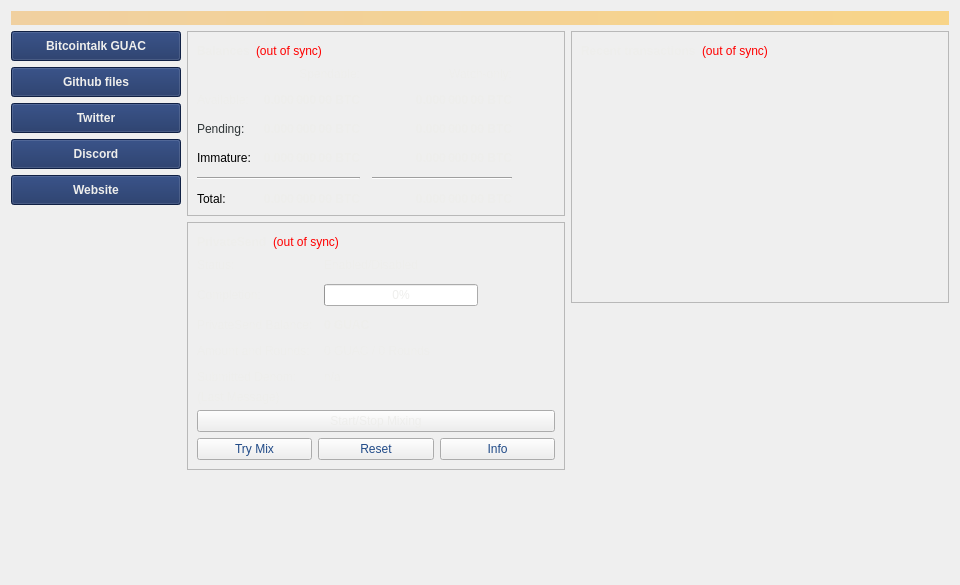
<?xml version="1.0" encoding="UTF-8"?>
<ui version="4.0">
 <class>OverviewPage</class>
 <widget class="QWidget" name="OverviewPage">
  <property name="geometry">
   <rect>
    <x>0</x>
    <y>0</y>
    <width>960</width>
    <height>585</height>
   </rect>
  </property>
  <property name="minimumSize">
   <size>
    <width>960</width>
    <height>0</height>
   </size>
  </property>
  <property name="windowTitle">
   <string>Form</string>
  </property>
  <property name="styleSheet">
   <string notr="true">color: rgb(238, 238, 236);</string>
  </property>
  <layout class="QVBoxLayout" name="topLayout">
   <item>
    <widget class="QLabel" name="labelAlerts">
     <property name="visible">
      <bool>false</bool>
     </property>
     <property name="styleSheet">
      <string notr="true">QLabel { background-color: qlineargradient(x1: 0, y1: 0, x2: 1, y2: 0, stop:0 #F0D0A0, stop:1 #F8D488); color:#000000; }</string>
     </property>
     <property name="wordWrap">
      <bool>true</bool>
     </property>
     <property name="margin">
      <number>3</number>
     </property>
     <property name="textInteractionFlags">
      <set>Qt::TextSelectableByMouse</set>
     </property>
    </widget>
   </item>
   <item>
    <layout class="QHBoxLayout" name="horizontalLayout" stretch="0,1,1">
     <item>
      <layout class="QFormLayout" name="formLayout">
       <property name="rightMargin">
        <number>0</number>
       </property>
       <item row="0" column="0">
        <widget class="QPushButton" name="pushButton">
         <property name="minimumSize">
          <size>
           <width>170</width>
           <height>30</height>
          </size>
         </property>
         <property name="maximumSize">
          <size>
           <width>180</width>
           <height>30</height>
          </size>
         </property>
         <property name="font">
          <font>
           <weight>75</weight>
           <bold>true</bold>
          </font>
         </property>
         <property name="styleSheet">
          <string notr="true">background-color: rgb(22, 45, 95);
border-color: rgb(60, 107, 211);</string>
         </property>
         <property name="text">
          <string>Bitcointalk GUAC</string>
         </property>
        </widget>
       </item>
       <item row="1" column="0">
        <widget class="QPushButton" name="pushButton_2">
         <property name="minimumSize">
          <size>
           <width>170</width>
           <height>30</height>
          </size>
         </property>
         <property name="maximumSize">
          <size>
           <width>180</width>
           <height>30</height>
          </size>
         </property>
         <property name="font">
          <font>
           <weight>75</weight>
           <bold>true</bold>
          </font>
         </property>
         <property name="styleSheet">
          <string notr="true">background-color: rgb(22, 45, 95);
border-color: rgb(60, 107, 211);</string>
         </property>
         <property name="text">
          <string>Github files</string>
         </property>
        </widget>
       </item>
       <item row="2" column="0">
        <widget class="QPushButton" name="pushButton_3">
         <property name="minimumSize">
          <size>
           <width>170</width>
           <height>30</height>
          </size>
         </property>
         <property name="maximumSize">
          <size>
           <width>180</width>
           <height>30</height>
          </size>
         </property>
         <property name="font">
          <font>
           <weight>75</weight>
           <bold>true</bold>
          </font>
         </property>
         <property name="styleSheet">
          <string notr="true">background-color: rgb(22, 45, 95);
border-color: rgb(60, 107, 211);</string>
         </property>
         <property name="text">
          <string>Twitter</string>
         </property>
        </widget>
       </item>
       <item row="3" column="0">
        <widget class="QPushButton" name="pushButton_4">
         <property name="minimumSize">
          <size>
           <width>170</width>
           <height>30</height>
          </size>
         </property>
         <property name="maximumSize">
          <size>
           <width>170</width>
           <height>30</height>
          </size>
         </property>
         <property name="font">
          <font>
           <weight>75</weight>
           <bold>true</bold>
          </font>
         </property>
         <property name="styleSheet">
          <string notr="true">background-color: rgb(22, 45, 95);
border-color: rgb(60, 107, 211);</string>
         </property>
         <property name="text">
          <string>Discord</string>
         </property>
        </widget>
       </item>
       <item row="4" column="0">
        <widget class="QPushButton" name="pushButton_5">
         <property name="minimumSize">
          <size>
           <width>170</width>
           <height>30</height>
          </size>
         </property>
         <property name="maximumSize">
          <size>
           <width>170</width>
           <height>30</height>
          </size>
         </property>
         <property name="font">
          <font>
           <weight>75</weight>
           <bold>true</bold>
          </font>
         </property>
         <property name="styleSheet">
          <string notr="true">background-color: rgb(22, 45, 95);
border-color: rgb(60, 107, 211);</string>
         </property>
         <property name="text">
          <string>Website</string>
         </property>
        </widget>
       </item>
      </layout>
     </item>
     <item>
      <layout class="QVBoxLayout" name="verticalLayout_2">
       <item>
        <widget class="QFrame" name="frame">
         <property name="frameShape">
          <enum>QFrame::StyledPanel</enum>
         </property>
         <property name="frameShadow">
          <enum>QFrame::Raised</enum>
         </property>
         <layout class="QVBoxLayout" name="verticalLayout_4">
          <item>
           <layout class="QHBoxLayout" name="horizontalLayout_4">
            <item>
             <widget class="QLabel" name="label_5">
              <property name="font">
               <font>
                <weight>75</weight>
                <bold>true</bold>
               </font>
              </property>
              <property name="text">
               <string>Balances</string>
              </property>
             </widget>
            </item>
            <item>
             <widget class="QLabel" name="labelWalletStatus">
              <property name="toolTip">
               <string>The displayed information may be out of date. Your wallet automatically synchronizes with the GuardChain network after a connection is established, but this process has not completed yet.</string>
              </property>
              <property name="styleSheet">
               <string notr="true">QLabel { color: red; }</string>
              </property>
              <property name="text">
               <string notr="true">(out of sync)</string>
              </property>
              <property name="alignment">
               <set>Qt::AlignLeading|Qt::AlignLeft|Qt::AlignVCenter</set>
              </property>
             </widget>
            </item>
            <item>
             <spacer name="horizontalSpacer_3">
              <property name="orientation">
               <enum>Qt::Horizontal</enum>
              </property>
              <property name="sizeHint" stdset="0">
               <size>
                <width>40</width>
                <height>20</height>
               </size>
              </property>
             </spacer>
            </item>
           </layout>
          </item>
          <item>
           <layout class="QGridLayout" name="gridLayout">
            <property name="spacing">
             <number>12</number>
            </property>
            <item row="2" column="2">
             <widget class="QLabel" name="labelWatchPending">
              <property name="font">
               <font>
                <weight>75</weight>
                <bold>true</bold>
               </font>
              </property>
              <property name="cursor">
               <cursorShape>IBeamCursor</cursorShape>
              </property>
              <property name="toolTip">
               <string>Unconfirmed transactions to watch-only addresses</string>
              </property>
              <property name="text">
               <string notr="true">0.000 000 00 BTC</string>
              </property>
              <property name="alignment">
               <set>Qt::AlignRight|Qt::AlignTrailing|Qt::AlignVCenter</set>
              </property>
              <property name="textInteractionFlags">
               <set>Qt::LinksAccessibleByMouse|Qt::TextSelectableByKeyboard|Qt::TextSelectableByMouse</set>
              </property>
             </widget>
            </item>
            <item row="2" column="1">
             <widget class="QLabel" name="labelUnconfirmed">
              <property name="font">
               <font>
                <weight>75</weight>
                <bold>true</bold>
               </font>
              </property>
              <property name="cursor">
               <cursorShape>IBeamCursor</cursorShape>
              </property>
              <property name="toolTip">
               <string>Total of transactions that have yet to be confirmed, and do not yet count toward the spendable balance</string>
              </property>
              <property name="text">
               <string notr="true">0.000 000 00 BTC</string>
              </property>
              <property name="alignment">
               <set>Qt::AlignRight|Qt::AlignTrailing|Qt::AlignVCenter</set>
              </property>
              <property name="textInteractionFlags">
               <set>Qt::LinksAccessibleByMouse|Qt::TextSelectableByKeyboard|Qt::TextSelectableByMouse</set>
              </property>
             </widget>
            </item>
            <item row="3" column="2">
             <widget class="QLabel" name="labelWatchImmature">
              <property name="font">
               <font>
                <weight>75</weight>
                <bold>true</bold>
               </font>
              </property>
              <property name="cursor">
               <cursorShape>IBeamCursor</cursorShape>
              </property>
              <property name="toolTip">
               <string>Mined balance in watch-only addresses that has not yet matured</string>
              </property>
              <property name="text">
               <string notr="true">0.000 000 00 BTC</string>
              </property>
              <property name="alignment">
               <set>Qt::AlignRight|Qt::AlignTrailing|Qt::AlignVCenter</set>
              </property>
              <property name="textInteractionFlags">
               <set>Qt::LinksAccessibleByMouse|Qt::TextSelectableByKeyboard|Qt::TextSelectableByMouse</set>
              </property>
             </widget>
            </item>
            <item row="4" column="0" colspan="2">
             <widget class="Line" name="lineSpendableBalance">
              <property name="orientation">
               <enum>Qt::Horizontal</enum>
              </property>
             </widget>
            </item>
            <item row="4" column="2">
             <widget class="Line" name="lineWatchBalance">
              <property name="sizePolicy">
               <sizepolicy hsizetype="Preferred" vsizetype="Fixed">
                <horstretch>0</horstretch>
                <verstretch>0</verstretch>
               </sizepolicy>
              </property>
              <property name="minimumSize">
               <size>
                <width>140</width>
                <height>0</height>
               </size>
              </property>
              <property name="orientation">
               <enum>Qt::Horizontal</enum>
              </property>
             </widget>
            </item>
            <item row="5" column="0">
             <widget class="QLabel" name="labelTotalText">
              <property name="styleSheet">
               <string notr="true">color: rgb(0, 0, 0);</string>
              </property>
              <property name="text">
               <string>Total:</string>
              </property>
             </widget>
            </item>
            <item row="3" column="1">
             <widget class="QLabel" name="labelImmature">
              <property name="font">
               <font>
                <weight>75</weight>
                <bold>true</bold>
               </font>
              </property>
              <property name="cursor">
               <cursorShape>IBeamCursor</cursorShape>
              </property>
              <property name="toolTip">
               <string>Mined balance that has not yet matured</string>
              </property>
              <property name="text">
               <string notr="true">0.000 000 00 BTC</string>
              </property>
              <property name="alignment">
               <set>Qt::AlignRight|Qt::AlignTrailing|Qt::AlignVCenter</set>
              </property>
              <property name="textInteractionFlags">
               <set>Qt::LinksAccessibleByMouse|Qt::TextSelectableByKeyboard|Qt::TextSelectableByMouse</set>
              </property>
             </widget>
            </item>
            <item row="2" column="3">
             <spacer name="horizontalSpacer_2">
              <property name="orientation">
               <enum>Qt::Horizontal</enum>
              </property>
              <property name="sizeHint" stdset="0">
               <size>
                <width>40</width>
                <height>20</height>
               </size>
              </property>
             </spacer>
            </item>
            <item row="3" column="0">
             <widget class="QLabel" name="labelImmatureText">
              <property name="styleSheet">
               <string notr="true">color: rgb(0, 0, 0);</string>
              </property>
              <property name="text">
               <string>Immature:</string>
              </property>
             </widget>
            </item>
            <item row="5" column="1">
             <widget class="QLabel" name="labelTotal">
              <property name="font">
               <font>
                <weight>75</weight>
                <bold>true</bold>
               </font>
              </property>
              <property name="cursor">
               <cursorShape>IBeamCursor</cursorShape>
              </property>
              <property name="toolTip">
               <string>Your current total balance</string>
              </property>
              <property name="text">
               <string notr="true">0.000 000 00 BTC</string>
              </property>
              <property name="alignment">
               <set>Qt::AlignRight|Qt::AlignTrailing|Qt::AlignVCenter</set>
              </property>
              <property name="textInteractionFlags">
               <set>Qt::LinksAccessibleByMouse|Qt::TextSelectableByKeyboard|Qt::TextSelectableByMouse</set>
              </property>
             </widget>
            </item>
            <item row="5" column="2">
             <widget class="QLabel" name="labelWatchTotal">
              <property name="font">
               <font>
                <weight>75</weight>
                <bold>true</bold>
               </font>
              </property>
              <property name="cursor">
               <cursorShape>IBeamCursor</cursorShape>
              </property>
              <property name="toolTip">
               <string>Current total balance in watch-only addresses</string>
              </property>
              <property name="text">
               <string notr="true">0.000 000 00 BTC</string>
              </property>
              <property name="alignment">
               <set>Qt::AlignRight|Qt::AlignTrailing|Qt::AlignVCenter</set>
              </property>
              <property name="textInteractionFlags">
               <set>Qt::LinksAccessibleByMouse|Qt::TextSelectableByKeyboard|Qt::TextSelectableByMouse</set>
              </property>
             </widget>
            </item>
            <item row="0" column="2">
             <widget class="QLabel" name="labelWatchonly">
              <property name="text">
               <string>Watch-only:</string>
              </property>
              <property name="alignment">
               <set>Qt::AlignRight|Qt::AlignTrailing|Qt::AlignVCenter</set>
              </property>
             </widget>
            </item>
            <item row="1" column="0">
             <widget class="QLabel" name="labelBalanceText">
              <property name="text">
               <string>Available:</string>
              </property>
             </widget>
            </item>
            <item row="1" column="1">
             <widget class="QLabel" name="labelBalance">
              <property name="font">
               <font>
                <weight>75</weight>
                <bold>true</bold>
               </font>
              </property>
              <property name="cursor">
               <cursorShape>IBeamCursor</cursorShape>
              </property>
              <property name="toolTip">
               <string>Your current spendable balance</string>
              </property>
              <property name="text">
               <string notr="true">0.000 000 00 BTC</string>
              </property>
              <property name="alignment">
               <set>Qt::AlignRight|Qt::AlignTrailing|Qt::AlignVCenter</set>
              </property>
              <property name="textInteractionFlags">
               <set>Qt::LinksAccessibleByMouse|Qt::TextSelectableByKeyboard|Qt::TextSelectableByMouse</set>
              </property>
             </widget>
            </item>
            <item row="1" column="2">
             <widget class="QLabel" name="labelWatchAvailable">
              <property name="font">
               <font>
                <weight>75</weight>
                <bold>true</bold>
               </font>
              </property>
              <property name="cursor">
               <cursorShape>IBeamCursor</cursorShape>
              </property>
              <property name="toolTip">
               <string>Your current balance in watch-only addresses</string>
              </property>
              <property name="text">
               <string notr="true">0.000 000 00 BTC</string>
              </property>
              <property name="alignment">
               <set>Qt::AlignRight|Qt::AlignTrailing|Qt::AlignVCenter</set>
              </property>
              <property name="textInteractionFlags">
               <set>Qt::LinksAccessibleByMouse|Qt::TextSelectableByKeyboard|Qt::TextSelectableByMouse</set>
              </property>
             </widget>
            </item>
            <item row="2" column="0">
             <widget class="QLabel" name="labelPendingText">
              <property name="styleSheet">
               <string notr="true">color: rgb(46, 52, 54);</string>
              </property>
              <property name="text">
               <string>Pending:</string>
              </property>
             </widget>
            </item>
            <item row="0" column="1">
             <widget class="QLabel" name="labelSpendable">
              <property name="text">
               <string>Spendable:</string>
              </property>
              <property name="alignment">
               <set>Qt::AlignRight|Qt::AlignTrailing|Qt::AlignVCenter</set>
              </property>
             </widget>
            </item>
           </layout>
          </item>
         </layout>
        </widget>
       </item>
       <item>
        <widget class="QFrame" name="framePrivateSend">
         <property name="layoutDirection">
          <enum>Qt::LeftToRight</enum>
         </property>
         <property name="frameShape">
          <enum>QFrame::StyledPanel</enum>
         </property>
         <property name="frameShadow">
          <enum>QFrame::Raised</enum>
         </property>
         <layout class="QVBoxLayout" name="VerticalLayout_PS1">
          <item>
           <layout class="QHBoxLayout" name="horizontalLayout_5">
            <item>
             <widget class="QLabel" name="labelPrivateSendHeader">
              <property name="font">
               <font>
                <weight>75</weight>
                <bold>true</bold>
               </font>
              </property>
              <property name="text">
               <string>PrivateSend</string>
              </property>
             </widget>
            </item>
            <item>
             <widget class="QLabel" name="labelPrivateSendSyncStatus">
              <property name="toolTip">
               <string>The displayed information may be out of date. Your wallet automatically synchronizes with the GuardChain network after a connection is established, but this process has not completed yet.</string>
              </property>
              <property name="styleSheet">
               <string notr="true">QLabel { color: red; }</string>
              </property>
              <property name="text">
               <string notr="true">(out of sync)</string>
              </property>
              <property name="alignment">
               <set>Qt::AlignLeading|Qt::AlignLeft|Qt::AlignVCenter</set>
              </property>
             </widget>
            </item>
            <item>
             <spacer name="horizontalSpacer_4">
              <property name="orientation">
               <enum>Qt::Horizontal</enum>
              </property>
              <property name="sizeHint" stdset="0">
               <size>
                <width>40</width>
                <height>20</height>
               </size>
              </property>
             </spacer>
            </item>
           </layout>
          </item>
          <item>
           <layout class="QFormLayout" name="privateSendFormLayout">
            <property name="fieldGrowthPolicy">
             <enum>QFormLayout::AllNonFixedFieldsGrow</enum>
            </property>
            <property name="horizontalSpacing">
             <number>11</number>
            </property>
            <property name="verticalSpacing">
             <number>12</number>
            </property>
            <item row="0" column="0">
             <widget class="QLabel" name="labelPrivateSendEnabledText">
              <property name="text">
               <string>Status:</string>
              </property>
             </widget>
            </item>
            <item row="0" column="1">
             <widget class="QLabel" name="labelPrivateSendEnabled">
              <property name="text">
               <string>Enabled/Disabled</string>
              </property>
             </widget>
            </item>
            <item row="1" column="0">
             <widget class="QLabel" name="labelCompletitionText">
              <property name="text">
               <string>Completion:</string>
              </property>
             </widget>
            </item>
            <item row="1" column="1">
             <widget class="QProgressBar" name="privateSendProgress">
              <property name="maximumSize">
               <size>
                <width>154</width>
                <height>16777215</height>
               </size>
              </property>
              <property name="value">
               <number>0</number>
              </property>
             </widget>
            </item>
            <item row="2" column="0">
             <widget class="QLabel" name="labelAnonymizedText">
              <property name="text">
               <string>PrivateSend Balance:</string>
              </property>
             </widget>
            </item>
            <item row="2" column="1">
             <widget class="QLabel" name="labelAnonymized">
              <property name="font">
               <font>
                <weight>75</weight>
                <bold>true</bold>
               </font>
              </property>
              <property name="text">
               <string notr="true">0 GUAC</string>
              </property>
             </widget>
            </item>
            <item row="3" column="0">
             <widget class="QLabel" name="labelAmountAndRoundsText">
              <property name="text">
               <string>Amount and Rounds:</string>
              </property>
             </widget>
            </item>
            <item row="3" column="1">
             <widget class="QLabel" name="labelAmountRounds">
              <property name="text">
               <string>0 GUAC / 0 Rounds</string>
              </property>
             </widget>
            </item>
            <item row="4" column="0">
             <widget class="QLabel" name="labelSubmittedDenomText">
              <property name="text">
               <string>Submitted Denom:</string>
              </property>
             </widget>
            </item>
            <item row="4" column="1">
             <widget class="QLabel" name="labelSubmittedDenom">
              <property name="toolTip">
               <string>The denominations you submitted to the Masternode.&lt;br&gt;To mix, other users must submit the exact same denominations.</string>
              </property>
              <property name="text">
               <string>n/a</string>
              </property>
             </widget>
            </item>
           </layout>
          </item>
          <item>
           <layout class="QVBoxLayout" name="VerticalLayout_PS">
            <item>
             <widget class="QLabel" name="labelPrivateSendLastMessage">
              <property name="text">
               <string>(Last Message)</string>
              </property>
              <property name="alignment">
               <set>Qt::AlignLeading|Qt::AlignLeft|Qt::AlignTop</set>
              </property>
              <property name="wordWrap">
               <bool>true</bool>
              </property>
             </widget>
            </item>
            <item>
             <widget class="QPushButton" name="togglePrivateSend">
              <property name="sizePolicy">
               <sizepolicy hsizetype="MinimumExpanding" vsizetype="Fixed">
                <horstretch>0</horstretch>
                <verstretch>0</verstretch>
               </sizepolicy>
              </property>
              <property name="styleSheet">
               <string notr="true">border-color: rgb(238, 238, 236);</string>
              </property>
              <property name="text">
               <string>Start/Stop Mixing</string>
              </property>
             </widget>
            </item>
            <item>
             <layout class="QHBoxLayout" name="horizontalLayout_debugbuttons">
              <item>
               <widget class="QPushButton" name="privateSendAuto">
                <property name="sizePolicy">
                 <sizepolicy hsizetype="MinimumExpanding" vsizetype="Fixed">
                  <horstretch>0</horstretch>
                  <verstretch>0</verstretch>
                 </sizepolicy>
                </property>
                <property name="toolTip">
                 <string>Try to manually submit a PrivateSend request.</string>
                </property>
                <property name="styleSheet">
                 <string notr="true">color: rgb(32, 74, 135);
border-color: rgb(238, 238, 236);</string>
                </property>
                <property name="text">
                 <string>Try Mix</string>
                </property>
               </widget>
              </item>
              <item>
               <widget class="QPushButton" name="privateSendReset">
                <property name="sizePolicy">
                 <sizepolicy hsizetype="MinimumExpanding" vsizetype="Fixed">
                  <horstretch>0</horstretch>
                  <verstretch>0</verstretch>
                 </sizepolicy>
                </property>
                <property name="toolTip">
                 <string>Reset the current status of PrivateSend (can interrupt PrivateSend if it's in the process of Mixing, which can cost you money!)</string>
                </property>
                <property name="autoFillBackground">
                 <bool>false</bool>
                </property>
                <property name="styleSheet">
                 <string notr="true">color: rgb(32, 74, 135);
border-color: rgb(238, 238, 236);</string>
                </property>
                <property name="text">
                 <string>Reset</string>
                </property>
               </widget>
              </item>
              <item>
               <widget class="QPushButton" name="privateSendInfo">
                <property name="sizePolicy">
                 <sizepolicy hsizetype="MinimumExpanding" vsizetype="Fixed">
                  <horstretch>0</horstretch>
                  <verstretch>0</verstretch>
                 </sizepolicy>
                </property>
                <property name="toolTip">
                 <string>Information about PrivateSend and Mixing</string>
                </property>
                <property name="styleSheet">
                 <string notr="true">color: rgb(32, 74, 135);
border-color: rgb(238, 238, 236);</string>
                </property>
                <property name="text">
                 <string>Info</string>
                </property>
               </widget>
              </item>
             </layout>
            </item>
           </layout>
          </item>
         </layout>
        </widget>
       </item>
       <item>
        <spacer name="verticalSpacer">
         <property name="orientation">
          <enum>Qt::Vertical</enum>
         </property>
         <property name="sizeHint" stdset="0">
          <size>
           <width>20</width>
           <height>40</height>
          </size>
         </property>
        </spacer>
       </item>
      </layout>
     </item>
     <item>
      <layout class="QVBoxLayout" name="verticalLayout_3">
       <item>
        <widget class="QFrame" name="frame_2">
         <property name="frameShape">
          <enum>QFrame::StyledPanel</enum>
         </property>
         <property name="frameShadow">
          <enum>QFrame::Raised</enum>
         </property>
         <layout class="QVBoxLayout" name="verticalLayout">
          <item>
           <layout class="QHBoxLayout" name="horizontalLayout_2">
            <item>
             <widget class="QLabel" name="label_4">
              <property name="font">
               <font>
                <weight>75</weight>
                <bold>true</bold>
               </font>
              </property>
              <property name="text">
               <string>Recent transactions</string>
              </property>
             </widget>
            </item>
            <item>
             <widget class="QLabel" name="labelTransactionsStatus">
              <property name="toolTip">
               <string>The displayed information may be out of date. Your wallet automatically synchronizes with the GuardChain network after a connection is established, but this process has not completed yet.</string>
              </property>
              <property name="styleSheet">
               <string notr="true">QLabel { color: red; }</string>
              </property>
              <property name="text">
               <string notr="true">(out of sync)</string>
              </property>
              <property name="alignment">
               <set>Qt::AlignLeading|Qt::AlignLeft|Qt::AlignVCenter</set>
              </property>
             </widget>
            </item>
            <item>
             <spacer name="horizontalSpacer">
              <property name="orientation">
               <enum>Qt::Horizontal</enum>
              </property>
              <property name="sizeHint" stdset="0">
               <size>
                <width>40</width>
                <height>20</height>
               </size>
              </property>
             </spacer>
            </item>
           </layout>
          </item>
          <item>
           <widget class="QListView" name="listTransactions">
            <property name="font">
             <font>
              <weight>75</weight>
              <bold>true</bold>
             </font>
            </property>
            <property name="styleSheet">
             <string notr="true">QListView { background: transparent; }</string>
            </property>
            <property name="frameShape">
             <enum>QFrame::NoFrame</enum>
            </property>
            <property name="verticalScrollBarPolicy">
             <enum>Qt::ScrollBarAlwaysOff</enum>
            </property>
            <property name="horizontalScrollBarPolicy">
             <enum>Qt::ScrollBarAlwaysOff</enum>
            </property>
            <property name="selectionMode">
             <enum>QAbstractItemView::NoSelection</enum>
            </property>
           </widget>
          </item>
         </layout>
        </widget>
       </item>
       <item>
        <spacer name="verticalSpacer_2">
         <property name="orientation">
          <enum>Qt::Vertical</enum>
         </property>
         <property name="sizeHint" stdset="0">
          <size>
           <width>20</width>
           <height>40</height>
          </size>
         </property>
        </spacer>
       </item>
      </layout>
     </item>
    </layout>
   </item>
  </layout>
 </widget>
 <resources/>
 <connections/>
</ui>
